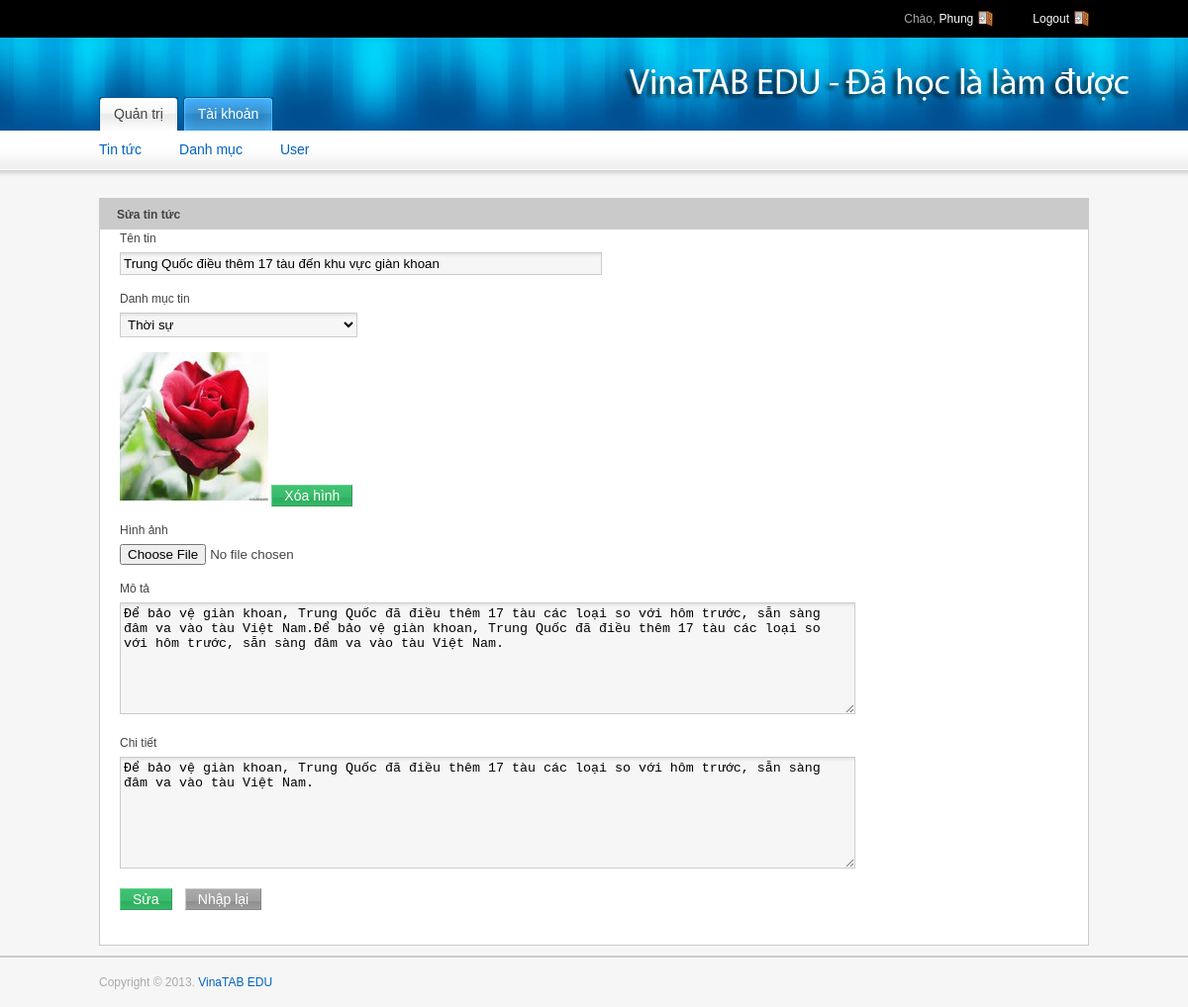
The page /admin/editNews.php?id_tt=1 (signed in) on the database its author committed.
### tables this page shows
CREATE TABLE `news` (
  `id_news` int(255) NOT NULL,
  `name` varchar(200) NOT NULL,
  `preview_text` text NOT NULL,
  `detail_text` text,
  `id_cat` int(255) NOT NULL,
  `picture` varchar(120) NOT NULL
);

### admin/editNews.php (the view, shortened to what this page needs)
<?php require_once $_SERVER['DOCUMENT_ROOT'].'/BNews/templates/admin/inc/header.php';?>
<?php require_once $_SERVER['DOCUMENT_ROOT'].'/BNews/function/dbconnect.php';?>
<?php
	$id_news = $_REQUEST['id_tt'];
	$query = "SELECT * FROM news WHERE id_news = $id_news";
	$re_query = $mysqli->query($query);
	$arr = mysqli_fetch_assoc($re_query);
	$tentin = $arr['name'];
	$chitiet = $arr['preview_text'];
	$mota = $arr['detail_text'];
	$hinhanh = $arr['picture'];
	$id_dmt = $arr['id_cat'];
	if($hinhanh != ''){
		$url = '/BNews/files/'.$hinhanh;
	}
?>
<div class="grid_12">
	<div class="module">
		 <h2><span>Sửa tin tức</span></h2>
		 <div class="module-body">
			<form action="" method="post" id="fm" name="fm" enctype="multipart/form-data">
				<p>
					<label>Tên tin</label>
					<input type="text" name="tentin" value="<?php echo $tentin; ?>" class="input-medium" />
				</p>
				<p>
					<label>Danh mục tin</label>
					<select  name="danhmuc" class="input-short">
					<?php
					$sql = "SELECT * FROM category";
					$result = $mysqli->query($sql);
					while($rows = mysqli_fetch_assoc($result)){
						$id_cat = $rows['id_cat'];
						$ten_cat = $rows['name'];
						if($id_cat== $id_dmt){
							$selected = 'Selected="Selected"';
						}else{
							$selected ='';
						}
						?>
						<option <?php echo $selected; ?> value="<?php echo $id_cat; ?>"><?php echo $ten_cat?></option>
					<?php
					}
					?>
					</select>
				</p>
				<?php
					if($hinhanh != ""){
				?>
				<p>
					<img src="<?php echo $url; ?>" width="150px" height="150px" />
					<input class="submit-green" name="xoa" type="submit" value="Xóa hình" />
				</p>
				<?php
					}
				?>
				<p>
					<label>Hình ảnh</label>
					<input type="file"  name="hinhanh" value="" />
				</p>
				<p>
					<label>Mô tả</label>
					<textarea name="mota"  rows="7" cols="90" class="ckeditor"><?php echo $mota; ?></textarea>
									</p>
				<p>
					<label>Chi tiết</label>
					<textarea  name="chitiet" rows="7" cols="90" class="ckeditor"><?php echo $chitiet; ?></textarea>
				</p>
				<fieldset>
					<input class="submit-green" name="sua" type="submit" value="Sửa" />
					<input class="submit-gray" name="reset" type="reset" value="Nhập lại" />
				</fieldset>
			</form>
		 </div>
	</div>
</div>
<?php require_once $_SERVER['DOCUMENT_ROOT'].'/BNews/templates/admin/inc/footer.php';?>

### templates/admin/css/styles.css (style rules this page uses)
html, body, div, span, applet, object, iframe, h1, h2, h3, h4, h5, h6, p, blockquote, pre, a, abbr, acronym, address, big, cite, code, del, dfn, em, font, img, ins, kbd, q, s, samp, small, strike, strong, sub, sup, tt, var, b, u, i, center, dl, dt, dd, ol, ul, li, fieldset, form, label, legend, table, caption, tbody, tfoot, thead, tr, th, td { margin: 0; padding: 0; border: 0; outline: 0; font-size: 100%; background: transparent; }
body { line-height: 1; }
body { font: 12px/1.5 tahoma,arial; color: #444444; background-color: #f6f6f6; }
h2 { font-size: 24px; letter-spacing: -1px; }
p, dl, hr, h1, h2, h3, h4, h5, h6, ol, ul, pre, table, address, fieldset { margin-bottom: 15px; }
div.module { float: left; margin-bottom: 10px; width: 100%; }
div.module div.module-body { background:#fff; border: 1px solid #CACACA; padding:20px; }
div.module h2 { background: #cacaca; display: block; float: left; height: 32px; margin-right: 0px; padding-right: 0px; text-decoration: none; color: #444444; font-family: Arial, Helvetica, sans-serif; font-size:12px; font-weight:bold; width: 100%; margin-bottom: 0; letter-spacing: normal }
div.module h2 span { display: block; line-height: 20px; padding: 7px 0 5px 18px; }
fieldset { margin-top: 15px; margin-bottom: 15px; }
label { display: block; margin-bottom: 5px; }
.input-short, .input-medium, .input-long { padding: 3px; }
select { padding: 2px; }
textarea { padding: 3px; }
.input-short { width: 25% }
.input-medium { width: 50% }
input.input-short, input.input-medium, input.input-long, select, textarea { background: url(../images/input-bg.gif) top left repeat-x #f6f6f6; border: 0; border: 1px solid #cccccc; }
input.submit-green { background: url(../images/submit-green-bg.gif) top left repeat-x; border: 0; border-top: 1px solid #6bd091; border-left: 1px solid #6bd091; border-right: 1px solid #349c5c; border-bottom: 1px solid #349c5c; color: #ffffff; font-size: 14px; padding: 2px 12px; margin: 0px 10px 0 0; cursor: pointer; }
input.submit-gray { background: url(../images/submit-gray-bg.gif) top left repeat-x; border: 0; border-top: 1px solid #cccccc; border-left: 1px solid #cccccc; border-right: 1px solid #888888; border-bottom: 1px solid #888888; color: #ffffff; font-size: 14px; padding: 2px 12px; margin: 0px 10px 0 0; cursor: pointer; }

### rows shown on the page
news: tentin "Trung Quốc điều thêm 17 tàu đến khu vực giàn khoan", picture (picture), mota "Để bảo vệ giàn khoan, Trung Quốc đã điều thêm 17 tàu các loại so với hôm trước, sẵn sàng đâm va vào tàu Việt Nam.Để bảo vệ giàn khoan, Trung Quốc đã điều thêm 17 tàu các loại so với hôm trước, sẵn sàng đâm va vào tàu Việt Nam.", chitiet "Để bảo vệ giàn khoan, Trung Quốc đã điều thêm 17 tàu các loại so với hôm trước, sẵn sàng đâm va vào tàu Việt Nam."

### other values the page prints
$hoten "Phung"
form field danhmuc "Thời sự"
